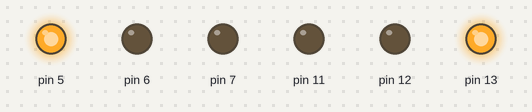
Bench run of a sketch on a simulated Arduino Uno, built with avr-gcc and run on an emulated ATmega328P. Parts: output pins drawn as LEDs (lit = HIGH).

Above: at 3.2 s.
At 7.5 s:
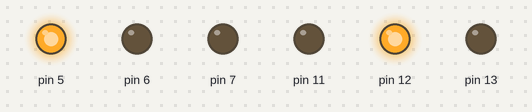
At 13.7 s:
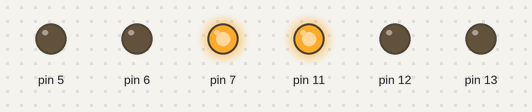
At 18.0 s:
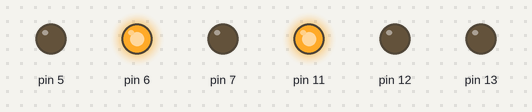
At 20.0 s:
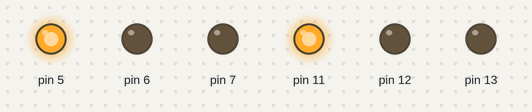
Timing chart, 0 to 27.3 s (numbered marks = the images above):
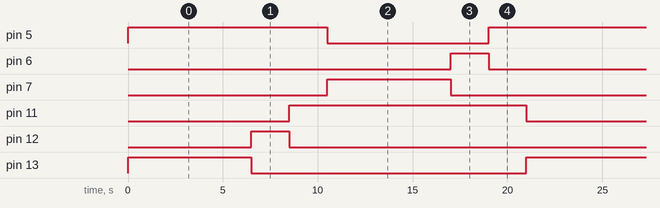

The sketch:

trafficLights.ino
```cpp
// 4 Way Intersection Traffic Light
// Afraz Akram
// Wednesday, July 20, 2022
// This project is to simulate traffic lights at an intersection through the use of delays.

void setup() {
  // declare pins
  Serial.begin(9600);
  pinMode(13, OUTPUT);
  pinMode(12, OUTPUT);
  pinMode(11, OUTPUT);
  pinMode(7, OUTPUT);
  pinMode(6, OUTPUT);
  pinMode(5, OUTPUT);
  }

// the loop function runs over and over again forever
void loop() {
  digitalWrite(13, HIGH);
  digitalWrite(12, LOW);
  digitalWrite(11, LOW);
  digitalWrite(7, LOW);
  digitalWrite(6, LOW);
  digitalWrite(5, HIGH);
  delay(6500);
  digitalWrite(13, LOW);
  digitalWrite(12, HIGH);
  digitalWrite(11, LOW);
  delay(2000);
  digitalWrite(13, LOW);
  digitalWrite(12, LOW);
  digitalWrite(11, HIGH);
  delay(2000);
  digitalWrite(7, HIGH);
  digitalWrite(6, LOW);
  digitalWrite(5, LOW);
  delay(6500);
  digitalWrite(7, LOW);
  digitalWrite(6, HIGH);
  digitalWrite(5, LOW);
  delay(2000);
  digitalWrite(7, LOW);
  digitalWrite(6, LOW);
  digitalWrite(5, HIGH);
  delay(2000);
}
```

Measured:
- by itself, pin 5: repeats every 21.0 s: LOW 8.5 s, HIGH 12.5 s
- by itself, pin 6, pin 12: alternates HIGH for 2.0 s and LOW for 19.0 s
- by itself, pin 7, pin 13: alternates HIGH for 6.5 s and LOW for 14.5 s
- by itself, pin 11: alternates HIGH for 12.5 s and LOW for 8.5 s
